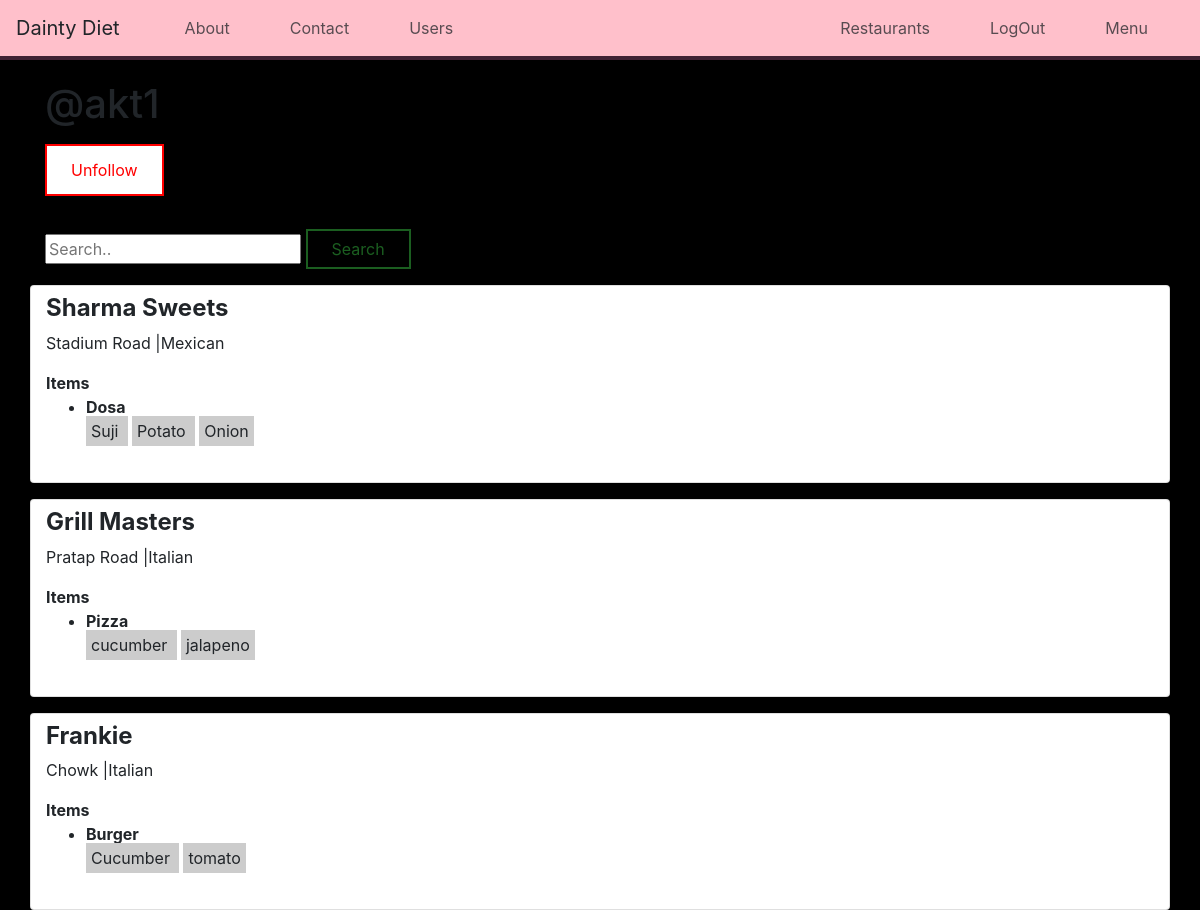
Screenshot of /u/akt1/ (signed in) with the database file from the repository.
### restaurants/models.py (models this page shows, shortened)
class RestaurantLocation(models.Model):
	owner=models.ForeignKey(User, on_delete=models.CASCADE)
	name= models.CharField(max_length=120)
	location=models.CharField(max_length=120,null=True,blank=True)
	category=models.CharField(max_length=120,null=True,blank=True,validators=[validate_category])
	timestamp=models.DateTimeField(auto_now_add=True)
	updated=models.DateTimeField(auto_now=True)
	slug=models.SlugField(null=True,blank=True)
	def __str__(self):
		return self.name
	@property
	def title(self):
		return self.name

### menus/models.py (models this page shows, shortened)
class Item(models.Model):
	user=models.ForeignKey(settings.AUTH_USER_MODEL, on_delete=models.CASCADE)
	restaurants=models.ForeignKey(RestaurantLocation, on_delete=models.CASCADE)
	name=models.CharField(max_length=120)
	contents=models.TextField(help_text='separate each item by comma')
	excludes=models.TextField(blank=True,null=True,help_text='separate each item by comma')
	public=models.BooleanField(default=True)
	timestamp=models.DateTimeField(auto_now_add=True)
	updated=models.DateTimeField(auto_now=True)
	def __str__(self):
		return self.name
	class Meta:
		ordering=['-updated','-timestamp']
	def get_contents(self):
		return self.contents.split(',')

### profiles/views.py (the view)
# urls.py: url(r'^(?P<username>[\w-]+)/$', ProfileItemView.as_view(),name='detail'),
class ProfileItemView(DetailView):
	template_name='profiles/user.html'
	def get_object(self):
		username=self.kwargs.get("username")
		if username is None:
			raise Http404
		return get_object_or_404(User,username__iexact=username,is_active=True)
	def get_context_data(self,*args,**kwargs):
		context=super(ProfileItemView,self).get_context_data(*args,**kwargs)
		user=context['user']
		is_following=False
		if user.profile in self.request.user.is_following.all():
			is_following=True
		context['is_following']=is_following
		qs=RestaurantLocation.objects.filter(owner=user)
		query=self.request.GET.get('q')
		print(query)
		if query:
			query=query.strip()
			qs=qs.filter(Q(name__icontains=query) | Q(location__icontains=query)|Q(category__icontains=query)|Q(item__contents__icontains=query)).distinct()
		items_exists=Item.objects.filter(user=user).exists()
		if qs.exists() and items_exists:
			context['locations']=qs
		return context

### profiles/templates/profiles/user.html (shortened to what this page needs)
{% extends 'base.html' %}
{% block content %}
<h1>@{{user.username}}</h1>
<p>{% include 'snippets/follow_form.html' with username=user.username is_following=is_following %}</p>
<hr/>
<form class="form" method="GET" action=".">
	<input type="TEXT" placeholder="Search.." name="q" value="{{request.GET.q}}">
	<button type="submit" class="button success-button secondary-button"><span class="button-text">Search</span></button>
</form>
{% if locations.exists %}
{% for rest in locations.all %}
<div class="row">
	<div class="card mt-3 py-2 col-12">
		<h4><b>{{rest.title}}</b></h4>
		<p> <a href="{{request.path}}?q={{rest.location}}">{{rest.location}}</a> |<a href="{{request.path}}?q={{rest.category}}">{{rest.category}}</a></p>
	{% if rest.item_set.exists %}
<b>Items</b>
<ul>
 {% for item in rest.item_set.all %}
 <li style="margin-bottom: 15px"> <b>{{item.name}}</b><br/>
 	{% for ing in item.get_contents %}
 	<span style='padding: 5px;margin-right: 4px;background-color:#ccc'> <a href="{{request.path}}?q={{ing}}">{{ing}}</a> </span>
 	{%endfor%}
 </li>
 {%endfor%}
</ul>
{% else %}
<p class='lead'>No Items Found</p>
{% endif %}
</div>
</div>
{% endfor %}
{% else %}
<p class="lead">No Restaurant Added </p>
{% endif %}
{% endblock %}

### staticfiles/index.css (style rules this page uses)
body { background-color: black; }

### templates/base.html (style rules this page uses)
a { color: inherit; text-decoration: none; }
.button { position: relative; padding: 12px 0; margin-right: 12px; overflow: hidden; border-radius: 0; background-color: transparent; }
.button-text { position: relative; padding: 0 24px; z-index: 2; }
.success-button { color: #1b5e20; border: 2px solid #1b5e20; }
.secondary-button { padding: 6px 0; margin-right: 12px; }
.card { transition:all 0.25s ease-in-out; }

### rows the page displays
RestaurantLocation: title "Sharma Sweets", location "Stadium Road", category "Mexican"
Item: name "Dosa", get_contents "Suji" "Potato" "Onion"
RestaurantLocation: title "Grill Masters", location "Pratap Road", category "Italian"
Item: name "Pizza", get_contents "cucumber" "jalapeno"
RestaurantLocation: title "Frankie", location "Chowk", category "Italian"
Item: name "Burger", get_contents "Cucumber" "tomato"

### other values shown
{{ user.username }} "akt1"
